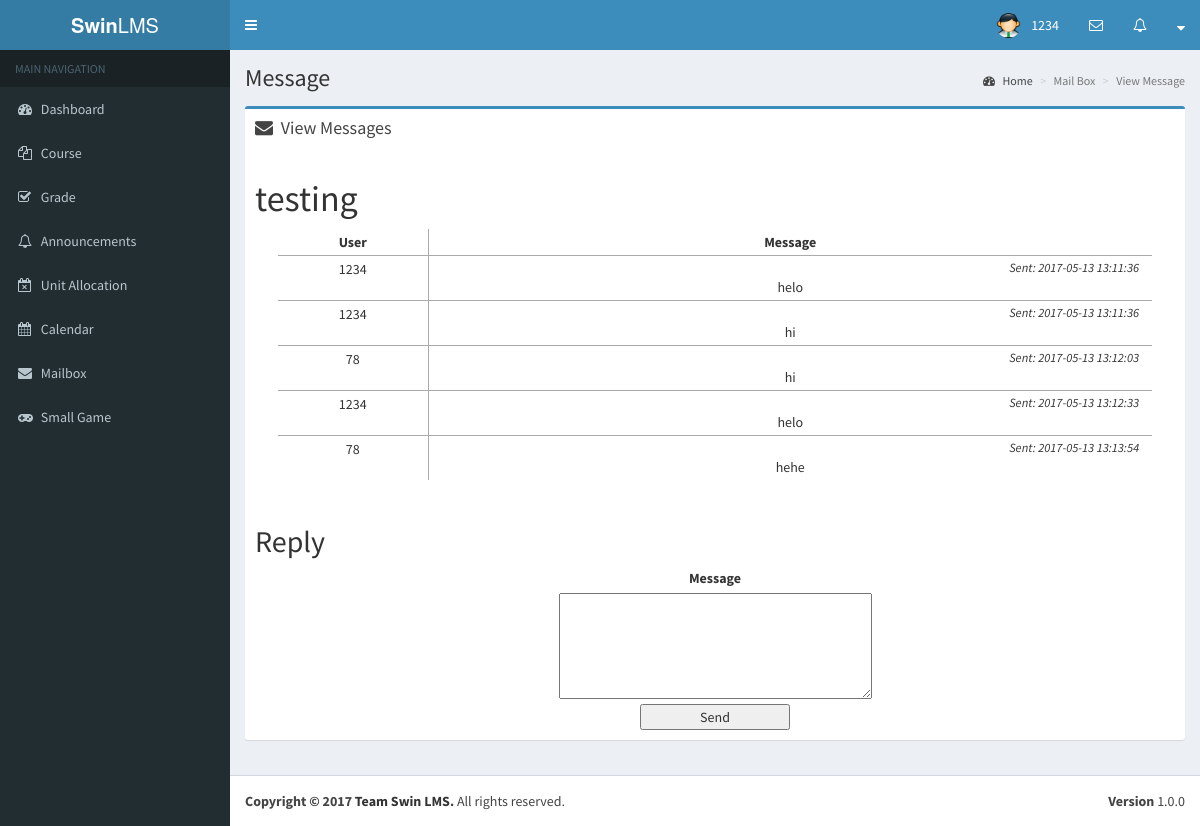
/student/view_message.php?id=3, run on the app's committed database.
### tables this page shows
CREATE TABLE IF NOT EXISTS `messages` (
  `id` bigint(11) NOT NULL,
  `id2` int(11) NOT NULL,
  `subject` varchar(255) NOT NULL,
  `user1` bigint(11) NOT NULL,
  `user2` bigint(11) NOT NULL,
  `message` text NOT NULL,
  `time` datetime NOT NULL DEFAULT CURRENT_TIMESTAMP ON UPDATE CURRENT_TIMESTAMP,
  `user1read` varchar(3) NOT NULL,
  `user2read` varchar(3) NOT NULL
);

CREATE TABLE IF NOT EXISTS `users` (
  `id` int(11) NOT NULL,
  `login_id` varchar(25) NOT NULL,
  `password` varchar(50) NOT NULL,
  `created` datetime NOT NULL,
  `type` varchar(10) NOT NULL,
  `email` varchar(50) NOT NULL,
  `first_name` varchar(45) NOT NULL,
  `last_name` varchar(45) NOT NULL,
  `address` varchar(100) NOT NULL,
  `city` varchar(20) DEFAULT NULL,
  `country` varchar(20) DEFAULT NULL,
  `postcode` int(10) DEFAULT NULL,
  `phone` int(15) DEFAULT NULL,
  `contact` int(11) NOT NULL,
  `department` varchar(50) DEFAULT NULL,
  `dob` date DEFAULT NULL,
  `photo` varchar(100) DEFAULT NULL,
  `egname` varchar(50) DEFAULT NULL,
  `egemail` varchar(50) DEFAULT NULL,
  `egcontact` varchar(15) DEFAULT NULL,
  `relationship` varchar(15) DEFAULT NULL
);

### student/view_message.php (the view, shortened to what this page needs)
<!DOCTYPE html>
<html>
    <?php include_once('first.php') ?>
    <link href="../bootstrap/css/mail.css" rel="stylesheet" />
    <body class="hold-transition skin-blue sidebar-mini">
        <?php include_once('header.php')?>
        <?php include_once('sidebar.php') ?>
        <div class="content-wrapper">
            <section class="content-header">
                <h1>
                    Message
                </h1>
                <ol class="breadcrumb">
                    <li><a href="dashboard.php"><i class="fa fa-dashboard"></i> Home</a></li>
                    <li class="active">Mail Box</li>
                    <li class="active">View Message</li>
                </ol>
            </section>
            <section class="content">
                <div class="row">
                    <section class="col-lg-12">
                        <div class="box box-primary">
                            <div class="box-header">
                                <i class="fa fa-envelope"></i>
                                <h2 class="box-title">View Messages</h2>
                            </div>
                            <?php
                                if(isset($_SESSION['user_id']))
                                {
                                    if(isset($_GET['id']))
                                    {
                                        $id = intval($_GET['id']);
                                        $req1 = mysql_query('select subject, user1, user2 from messages where id="'.$id.'" and id2="1"');
                                        $dn1 = mysql_fetch_array($req1);
                                        if(mysql_num_rows($req1)==1)
                                        {
                                            if($dn1['user1']==$_SESSION['user_id'] or $dn1['user2']==$_SESSION['user_id'])
                                            {
                                                if($dn1['user1']==$_SESSION['user_id'])
                                                {
                                                    $user_partic = 2;
                                                }
                                                else
                                                {
                                                    mysql_query('update messages set user2read="yes" where id="'.$id.'" and id2="1"');
                                                    $user_partic = 1;
                                                }
                                                $req2 = mysql_query('select messages.time, messages.message, users.id as user_id, users.login_id from messages, users where messages.id="'.$id.'" and users.id=messages.user1 order by messages.id2');
                                                if(isset($_POST['message']) and $_POST['message']!='')
                                                {
                                                    $message = $_POST['message'];
                                                    if(get_magic_quotes_gpc())
                                                    {
                                                        $message = stripslashes($message);
                                                    }
                                                    $message = mysql_real_escape_string(nl2br(htmlentities($message, ENT_QUOTES, 'UTF-8')));
                                                    if(mysql_query('insert into messages (id, id2, subject, user1, user2, message, time, user1read, user2read)values("'.$id.'", "'.(intval(mysql_num_rows($req2))+1).'", "", "'.$_SESSION['user_id'].'", "", "'.$message.'", NOW(), "", "")') and mysql_query('update messages set user'.$user_partic.'read="yes" where id="'.$id.'" and id2="1"'))
                                                    {
                            ?>
                                <div class="message">Your message has successfully been sent.<br />
                                <a href="view_message.php?id=<?php echo $id; ?>">Go to the view</a></div>
                                <?php
                                    }
                                    else
                                    {
                                ?>
                                <div class="message">Error while sending the message.<br />
                                <a href="view_message.php?id=<?php echo $id; ?>">Go to the view</a></div>
                                <?php
                                    }
                                }
                                else
                                {
                            ?>
                            <div class="box-body">
                                <h1><?php echo $dn1['subject']; ?></h1>
                                <table class="messages_table">
                                    <tr>
                                        <th class="author">User</th>
                                        <th>Message</th>
                                    </tr>
                                <?php
                                while($dn2 = mysql_fetch_array($req2))
                                {
                                ?>
                                    <tr>
                                        <td class="author center">
                                            <span><?php echo $dn2['login_id']; ?></span>
                                        </td>
                                        <td class="left">
                                            <div class="date">
                                                Sent: <?php echo date($dn2['time']); ?>
                                            </div>
                                            <?php echo $dn2['message']; ?>
                                        </td>
                                    </tr>
                                <?php
                                }
                                ?>
                                </table>
                                <br />
                                <h2>Reply</h2>
                                <div class="center">
                                    <form action="view_message.php?id=<?php echo $id; ?>" method="post">
                                        <label for="message" class="center">Message</label><br />
                                        <textarea cols="40" rows="5" name="message" id="message"></textarea><br />
                                        <input type="submit" value="Send" />
                                    </form>
                                </div>
                            </div>
                            <?php
                                }
                                            }
                                            else
                                            {
                                                echo '<div class="message">You dont have the rights to access this page.</div>';
                                            }
                                        }
                                        else
                                        {
                                            echo '<div class="message">This discussion does not exists.</div>';
                                        }
                                    }
                                    else
                                    {
                                        echo '<div class="message">The discussion ID is not defined.</div>';
                                    }
                                }
                                else
                                {
                                    echo '<div class="message">You must be logged to access this page.</div>';
                                }
                            ?>
                        </div>
                    </section>
                </div>
            </section>
        </div>
        <?php include_once('footer.php') ?>
    </body>
</html>

### student/first.php (shortened to what this page needs)
<head>
  <link rel="stylesheet" href="../bootstrap/css/bootstrap.min.css">
  <link rel="stylesheet" href="https://cdnjs.cloudflare.com/ajax/libs/font-awesome/4.5.0/css/font-awesome.min.css">
  <link rel="stylesheet" href="https://cdnjs.cloudflare.com/ajax/libs/ionicons/2.0.1/css/ionicons.min.css">
  <link rel="stylesheet" href="../plugins/datatables/dataTables.bootstrap.css">
  <link rel="stylesheet" href="../dist/css/AdminLTE.min.css">
  <link rel="stylesheet" href="../dist/css/skins/_all-skins.min.css">
  <link rel="stylesheet" href="../plugins/iCheck/flat/blue.css">
  <link rel="stylesheet" href="../plugins/morris/morris.css">
  <link rel="stylesheet" href="../plugins/jvectormap/jquery-jvectormap-1.2.2.css">
  <link rel="stylesheet" href="../plugins/datepicker/datepicker3.css">
  <link rel="stylesheet" href="../plugins/daterangepicker/daterangepicker.css">
  <link rel="stylesheet" href="../plugins/bootstrap-wysihtml5/bootstrap3-wysihtml5.min.css">
</head>

### student/header.php (shortened to what this page needs)
<header class="main-header">
    <a href="dashboard.php" class="logo">
      <span class="logo-lg"><b>Swin</b>LMS</span>
    </a>
    <nav class="navbar navbar-static-top">
      <a href="#" class="sidebar-toggle" data-toggle="offcanvas" role="button">
      </a>
      <div class="navbar-custom-menu">
        <ul class="nav navbar-nav">
          <li class="dropdown user user-menu">
            <a href="dashboard.php" class="dropdown-toggle" data-toggle="dropdown">
              <img src="../dist/img/admin.ico" class="user-image" alt="User Image">
              <span class="hidden-xs"><?php echo $_SESSION['login_id']; ?></span>
            </a>
          </li>
          <li class="dropdown messages-menu">
            <a href="#" class="dropdown-toggle" data-toggle="dropdown">
              <i class="fa fa-envelope-o"></i>
            </a>
          </li>
          <li class="dropdown notifications-menu">
            <a href="#" class="dropdown-toggle" data-toggle="dropdown">
              <i class="fa fa-bell-o"></i>
            </a>
          </li>
          <li class="dropdown notifications-menu">
            <a href="#" class="dropdown-toggle" data-toggle="dropdown">
              <i class="fa fa-sort-down"></i>
            </a>
          </li>
        </ul>
      </div>
    </nav>
  </header>

### student/sidebar.php
<aside class="main-sidebar">
    <section class="sidebar">
<ul class="sidebar-menu">
        <li class="header">MAIN NAVIGATION</li>
        <li>
          <a href="dashboard.php">
            <i class="fa fa-dashboard"></i> <span>Dashboard</span>
          </a>
        </li>
        <li>
          <a href="course_list.php">
            <i class="fa fa-files-o"></i>
            <span>Course</span>
          </a>
        </li>
        <li>
          <a href="grade.php">
            <i class="fa fa-check-square-o"></i>
            <span>Grade</span>
          </a>
        </li>
        <li>
          <a href="announcements.php">
            <i class="fa fa-bell-o"></i>
            <span>Announcements</span>
          </a>
        </li>
        <li>
          <a href="unit_allocate.php">
            <i class="fa fa-calendar-times-o"></i>
            <span>Unit Allocation</span>
          </a>
        </li>
        <li>
          <a href="calendar.php">
            <i class="fa fa-calendar"></i> <span>Calendar</span>
          </a>
        </li>
        <li>
          <a href="mailbox.php">
            <i class="fa fa-envelope"></i> <span>Mailbox</span>
          </a>
        </li>
        <li>
          <a href="game.php">
            <i class="fa fa-gamepad"></i> <span>Small Game</span>
          </a>
        </li>
      </ul>
    </section>
  </aside>

### student/footer.php
<footer class="main-footer">
    <div class="pull-right hidden-xs">
      <b>Version</b> 1.0.0
    </div>
    <strong>Copyright &copy; 2017 <a>Team Swin LMS</a>.</strong> All rights reserved.
  </footer>

### data on the page
messages: subject "testing", users.login_id "1234", time "2017-05-13 13:11:36", message "helo"
messages: users.login_id "1234", time "2017-05-13 13:11:36", message "hi"
messages: users.login_id "78", time "2017-05-13 13:12:03", message "hi"
messages: users.login_id "1234", time "2017-05-13 13:12:33", message "helo"
messages: users.login_id "78", time "2017-05-13 13:13:54", message "hehe"

### other printed values
$_SESSION['login_id'] "1234"
